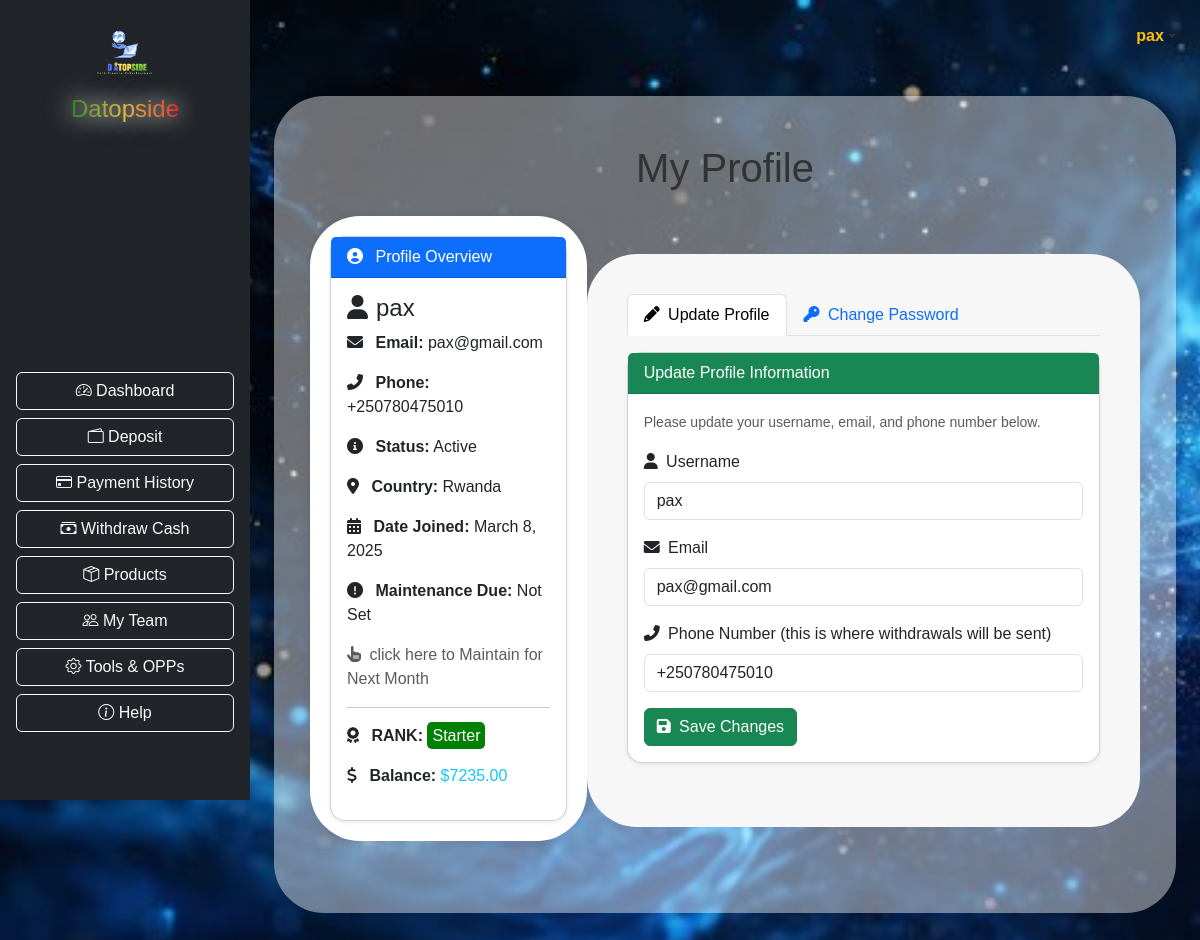
The app's page /my_profile/ (signed in) with its own data.
### myapp/models.py (models this page shows, shortened)
class User(AbstractBaseUser, PermissionsMixin):
    STATUS_CHOICES = [
        ('active', 'Active'),
        ('inactive', 'Inactive'),
        ('review', 'Review'),
        ('suspend', 'Suspend'),
    ]
    COUNTRY_CHOICES = [
        ('rwanda', 'Rwanda'),
        ('burundi', 'Burundi'),
        ('kenya', 'Kenya'),
        ('uganda', 'Uganda'),
        ('drc', 'DRC'),
        ('tanzania', 'Tanzania'),
    ]
    country = models.CharField(
        max_length=20,
        choices=COUNTRY_CHOICES,
        default='rwanda',
        db_index=True
    )
    username = models.CharField(max_length=30, unique=True, db_index=True)
    email = models.EmailField(unique=True, db_index=True)
    phone_regex = RegexValidator(regex=r'\+?1?\d{9,15}$',
                                message="Phone number must be entered in the format '+25078xxxxxxx'.")
    phone_number = models.CharField(validators=[phone_regex], max_length=20, unique=True, db_index=True)
    status = models.CharField(max_length=8, choices=STATUS_CHOICES, default='inactive', db_index=True)
    is_staff = models.BooleanField(default=False)
    date_joined = models.DateTimeField(default=timezone.now, db_index=True)
    maintenance_due_date = models.DateField(null=True, blank=True)
    maintenance_paid = models.BooleanField(default=False)
    maintenance_fee = models.DecimalField(max_digits=10, decimal_places=2, default=0)
    maintenance_paid_date = models.DateField(null=True, blank=True)
    maintenance_paid_amount = models.DecimalField(max_digits=10, decimal_places=2, default=0)
    activation_paid_date = models.DateField(null=True, blank=True)
    activation_paid_amount = models.DecimalField(max_digits=10, decimal_places=2, default=0)
    USERNAME_FIELD = 'username'
    REQUIRED_FIELDS = ['email', 'phone_number']
    objects = UserManager()
    def colored_status(self):
        if self.status == 'active':
            color = 'green'
        elif self.status == 'inactive':
            color = 'red'
        elif self.status == 'review':
            color = 'orange'
        elif self.status == 'suspend':
            color = 'purple'
        return format_html('<span style="color: {};">{}</span>', color, self.get_status_display())
    colored_status.short_description = 'Status'
    class Meta:
        indexes = [
            models.Index(fields=['username']),
            models.Index(fields=['email']),
            models.Index(fields=['phone_number']),
            models.Index(fields=['status']),
            models.Index(fields=['country']),
        ]

class UserProfile(models.Model):
    user = models.OneToOneField(settings.AUTH_USER_MODEL, on_delete=models.CASCADE, db_index=True)
    referral_code = models.CharField(max_length=30, unique=True, editable=False, db_index=True)
    referred_by = models.ForeignKey('self', null=True, blank=True, on_delete=models.SET_NULL, related_name='referrals', db_index=True)
    left_leg = models.OneToOneField('self', null=True, blank=True, on_delete=models.SET_NULL, related_name='left_referral', db_index=True)
    right_leg = models.OneToOneField('self', null=True, blank=True, on_delete=models.SET_NULL, related_name='right_referral', db_index=True)
    balance = models.DecimalField(max_digits=10, decimal_places=2, default=0)
    total_earnings = models.DecimalField(max_digits=10, decimal_places=2, default=0)
    total_withdrawals = models.DecimalField(max_digits=10, decimal_places=2, default=0)
    referral_earnings = models.DecimalField(max_digits=10, decimal_places=2, default=0)
    retail_bonus = models.DecimalField(max_digits=10, decimal_places=2, default=0)
    leadership_bonus = models.DecimalField(max_digits=10, decimal_places=2, default=0)
    matching_bonus = models.DecimalField(max_digits=10, decimal_places=2, default=0)
    total_expenses = models.DecimalField(max_digits=10, decimal_places=2, default=0)
    RANKS = [
        ('Starter', 'Starter'),
        ('Silver', 'Silver'),
        ('Gold', 'Gold'),
        ('Platinum', 'Platinum'),
        ('diamond', 'Diamond')
    ]
    rank = models.CharField(max_length=20, choices=RANKS, default='Starter')
    referral_bonus_awarded = models.BooleanField(default=False)
    matching_pairs_count = models.IntegerField(default=0)
    cached_downline_count = models.IntegerField(default=0, editable=False)

### myapp/views.py (the view)
# urls.py: path('my_profile/', views.my_profile_view, name='my_profile'),
@login_required
def my_profile_view(request):
    user = request.user
    user_profile, _ = UserProfile.objects.get_or_create(user=user)
    if request.method == 'POST':
        if 'update_profile' in request.POST:
            profile_form = ProfileUpdateForm(request.POST, instance=user)
            if profile_form.is_valid():
                profile_form.save()
                messages.success(request, "Profile updated successfully.")
                return redirect('my_profile')
            else:
                messages.error(request, "Please correct the errors below.")
            password_form = PasswordChangeForm(user)
        elif 'change_password' in request.POST:
            password_form = PasswordChangeForm(user, request.POST)
            if password_form.is_valid():
                user = password_form.save()
                update_session_auth_hash(request, user)
                messages.success(request, "Your password was successfully updated!")
                return redirect(request.path_info)
            else:
                messages.error(request, "Please correct the errors below.")
            profile_form = ProfileUpdateForm(instance=user)
    else:
        profile_form = ProfileUpdateForm(instance=user)
        password_form = PasswordChangeForm(user)
    context = {
        'profile_form': profile_form,
        'password_form': password_form,
        'user_profile': user_profile,
    }
    return render(request, 'my_profile.html', context)

### myapp/forms.py
class ProfileUpdateForm(forms.ModelForm):
    class Meta:
        model = User
        fields = ['username', 'email', 'phone_number']
        widgets = {
            'username': forms.TextInput(attrs={'class': 'form-control'}),
            'email': forms.EmailInput(attrs={'class': 'form-control'}),
            'phone_number': forms.TextInput(attrs={'class': 'form-control'}),
        }

### myapp/templates/my_profile.html (shortened to what this page needs)
{% extends 'base.html' %}
{% load static %}
{% block content %}
<div class="container my-5 p-5">
  <h1 class="text-center mb-4">My Profile</h1>
  <div class="row justify-content-center align-items-center">
    <div class="col-md-4 mb-4">
      <div class="card shadow-sm">
        <div class="card-header bg-primary text-white">
          <i class="fas fa-user-circle me-2"></i> Profile Overview
        </div>
        <div class="card-body">
          <h4 class="card-title">
            <i class="fas fa-user me-2"></i>{{ user.username }}
          </h4>
          <p>
            <i class="fas fa-envelope me-2"></i>
            <strong>Email:</strong> {{ user.email }}
          </p>
          <p>
            <i class="fas fa-phone-alt me-2"></i>
            <strong>Phone:</strong> {{ user.phone_number }}
          </p>
          <p>
            <i class="fas fa-info-circle me-2"></i>
            <strong>Status:</strong> {{ user.get_status_display }}
          </p>
          <p>
            <i class="fas fa-map-marker-alt me-2"></i>
            <strong>Country:</strong> {{ user.get_country_display }}
          </p>
          <p>
            <i class="fas fa-calendar-alt me-2"></i>
            <strong>Date Joined:</strong> {{ user.date_joined|date:"F j, Y" }}
          </p>
          <p>
            <i class="fas fa-exclamation-circle me-2"></i>
            <strong>Maintenance Due:</strong>
            {% if user.maintenance_due_date %}
              <span class="badge bg-warning text-dark">
                {{ user.maintenance_due_date|date:"F j, Y" }}
              </span>
            {% else %}
              Not Set
            {% endif %}
          </p>
          <p>
            <a href="{% url 'maintenance_fee' %}" class="text-decoration-none text-muted">
              <i class="fas fa-hand-pointer me-1"></i> click here to Maintain for Next Month
            </a>
          </p>
          <hr>
          <p>
            <i class="fas fa-award me-2"></i>
            <strong>RANK:</strong>
            <span style="background-color: green; padding: 5px; border-radius: 5px; color: white;">
              {{ user_profile.rank }}
            </span>
          </p>
          <p>
            <i class="fas fa-dollar-sign me-2"></i>
            <strong>Balance:</strong>
            <span class="text-info">${{ user_profile.balance }}</span>
          </p>
        </div>
      </div>
    </div>
    <div class="col-md-8">
      <ul class="nav nav-tabs mb-3" id="profileTab" role="tablist">
        <li class="nav-item" role="presentation">
          <button class="nav-link active" id="update-tab" data-bs-toggle="tab" data-bs-target="#update" type="button" role="tab" aria-controls="update" aria-selected="true">
            <i class="fas fa-pencil-alt me-1"></i> Update Profile
          </button>
        </li>
        <li class="nav-item" role="presentation">
          <button class="nav-link" id="password-tab" data-bs-toggle="tab" data-bs-target="#password" type="button" role="tab" aria-controls="password" aria-selected="false">
            <i class="fas fa-key me-1"></i> Change Password
          </button>
        </li>
      </ul>
      <div class="tab-content" id="profileTabContent">
        <div class="tab-pane fade show active" id="update" role="tabpanel" aria-labelledby="update-tab">
          <div class="card shadow-sm mb-4">
            <div class="card-header bg-success text-white">
              Update Profile Information
            </div>
            <div class="card-body">
              <p class="text-muted mb-3">
                <small>Please update your username, email, and phone number below.</small>
              </p>
              <form method="POST" novalidate>
                <div class="mb-3">
                  <label for="{{ profile_form.username.id_for_label }}" class="form-label">
                    <i class="fas fa-user me-1"></i> Username
                  </label>
                  {{ profile_form.username }}
                </div>
                <div class="mb-3">
                  <label for="{{ profile_form.email.id_for_label }}" class="form-label">
                    <i class="fas fa-envelope me-1"></i> Email
                  </label>
                  {{ profile_form.email }}
                </div>
                <div class="mb-3">
                  <label for="{{ profile_form.phone_number.id_for_label }}" class="form-label">
                    <i class="fas fa-phone-alt me-1"></i> Phone Number (this is where withdrawals will be sent)
                  </label>
                  {{ profile_form.phone_number }}
                </div>
                <button type="submit" name="update_profile" class="btn btn-success">
                  <i class="fas fa-save me-1"></i> Save Changes
                </button>
              </form>
            </div>
          </div>
        </div>
      </div>
    </div>
  </div>
</div>
{% endblock %}

### myapp/templates/base.html (shortened to what this page needs)
{% load static %}
<!DOCTYPE html>
<html lang="en">
<head>
    <link rel="stylesheet" href="https://cdn.jsdelivr.net/npm/bootstrap@5.3.0/dist/css/bootstrap.min.css">
    <link rel="stylesheet" href="https://cdnjs.cloudflare.com/ajax/libs/animate.css/4.1.1/animate.min.css">
    <link rel="stylesheet" href="https://cdnjs.cloudflare.com/ajax/libs/hover.css/2.3.1/css/hover-min.css">
    <link rel="stylesheet" href="https://cdnjs.cloudflare.com/ajax/libs/font-awesome/6.0.0-beta3/css/all.min.css">
    <link href="https://cdn.jsdelivr.net/npm/bootstrap@5.3.0/dist/css/bootstrap.min.css" rel="stylesheet">
    <link rel="stylesheet" href="https://cdn.jsdelivr.net/npm/bootstrap-icons@1.10.3/font/bootstrap-icons.css">
</head>
<body>
<div class="d-flex">
    <nav class="bg-dark text-white p-3 d-flex flex-column align-items-center" style="width: 250px; position: fixed; height: 100vh; backdrop-filter: blur(10px); background: rgba(0, 0, 0, 0.5);">
        <div class="text-center mb-4">
            <img src="{% static 'images/LOGO.png' %}" alt="Logo" class="img-fluid" style="max-width: 100px; animation: rotateLogo 5s infinite linear;">
            <h4 style="background: linear-gradient(to right, #008000, #ffc900, #ff0000); -webkit-background-clip: text; -webkit-text-fill-color: transparent; text-shadow: 0 0 20px #fff, 0 0 30px #000, 0 0 40px #fff; animation: glow 2s infinite alternate;">Datopside</h4>
        </div>
        <ul class="nav flex-column w-100">
            <div class="d-flex flex-column align-items-center justify-content-center vh-100">
                <a class="btn btn-outline-light mb-2 w-100 text-center hvr-grow" href="{% url 'dashboard' %}">
                    <i class="bi bi-speedometer2"></i> Dashboard
                </a>
                <a class="btn btn-outline-light mb-2 w-100 text-center hvr-grow" href="{% url 'deposit' %}">
                    <i class="bi bi-wallet2"></i> Deposit
                </a>
                <a class="btn btn-outline-light mb-2 w-100 text-center hvr-grow" href="{% url 'payment_history' %}">
                    <i class="bi bi-credit-card"></i> Payment History
                </a>
                <a class="btn btn-outline-light mb-2 w-100 text-center hvr-grow" href="{% url 'withdraw' %}">
                  <i class="bi bi-cash-stack"></i> Withdraw Cash
                </a>
                <a class="btn btn-outline-light mb-2 w-100 text-center hvr-grow" href="{% url 'product_list' %}">
                    <i class="bi bi-box-seam"></i> Products
                </a>
                <a class="btn btn-outline-light mb-2 w-100 text-center hvr-grow" href="{% url 'my_team' %}">
                    <i class="bi bi-people"></i> My Team
                </a>
                <a class="btn btn-outline-light mb-2 w-100 text-center hvr-grow" href="{% url 'tools_and_opps:tools_dashboard' %}">
                    <i class="bi bi-gear"></i> Tools & OPPs
                </a>
                <a class="btn btn-outline-light mb-2 w-100 text-center hvr-grow" href="{% url 'support_thread' %}">
                    <i class="bi bi-info-circle"></i> Help
                </a>
            </div>
        </ul>
    </nav>
    <div class="container-fluid p-4" style="margin-left: 250px;">
        <div class="d-flex justify-content-end mb-3">
            <div class="nav-item dropdown">
                <a
                  class="nav-link dropdown-toggle d-flex align-items-center"
                  href="#"
                  id="navbarDropdown"
                  role="button"
                  data-bs-toggle="dropdown"
                  aria-expanded="false"
                >
                    <span class="fw-semibold text-warning">{{ request.user.username }}</span>
                </a>
            </div>
        </div>
        {% block content %}{% endblock %}
    </div>
</div>
</body>
</html>

### records on screen
User: user.username "pax", username "pax", email "pax@gmail.com", phone_number "+250780475010", status "Active", country "Rwanda", date_joined "March 8, 2025"
UserProfile: rank "Starter", balance "7235.00"
